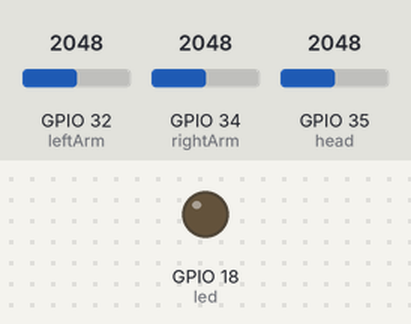
A sketch run on a simulated ESP32. Parts: output pins drawn as LEDs (lit = HIGH). Inputs (shaded band) come from the test bench; at power-on: GPIO 32 (leftArm) = 2048, GPIO 34 (rightArm) = 2048, GPIO 35 (head) = 2048. What the sketch prints to the serial monitor is not drawn.

Above: at 1.2 s.
1.3 s: GPIO 32 (leftArm) set to 2390
At 2.05 s:
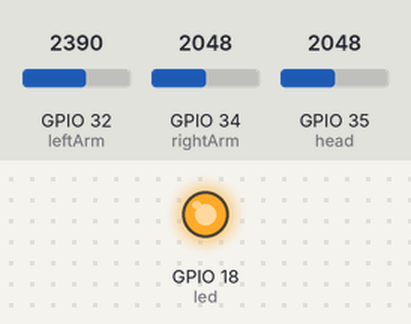
Timing chart, 0 to 10.5 s (numbered marks = the images above; inputs shaded):
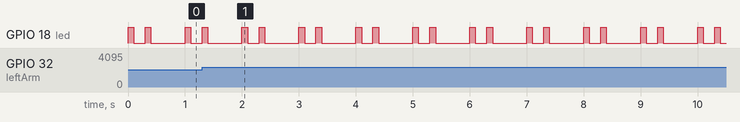

Measured:
- by itself, GPIO 18 (led): repeats every 1.0 s: LOW 0.60 s, HIGH 0.10 s, LOW 0.20 s, HIGH 0.10 s

The sketch:

wifi_comm_esp.ino
```cpp
#include <WiFi.h>
#include <WebServer.h>
#include <WiFiUdp.h>
/*#include <OSCMessage.h>*/


/* Put your SSID & Password */
const char* ssid = "ItaiESP";  // Enter SSID here
const char* password = "computer";  //Enter Password here

/* Put IP Address details */
IPAddress local_ip(192,168,1,1);
IPAddress gateway(192,168,1,1);
IPAddress subnet(255,255,255,0);

WebServer server(80);

WiFiUDP udp;

//pin nums
int rightArm = 34;
int leftArm = 32;
//int rightLeg = 35;//failed: 14 27 25 26 19
//int leftLeg = 23;// failed: 23
int head = 35;
int led = 18;

//variables for pin readings
int leftArmVal = 0;
int rightArmVal = 0;
int leftLegVal = 0;
int rightLegVal = 0;
int headVal = 0;

//for shutting out sensor noise
int dif=0;

//ellapsed time tracker
int msec=0;

void setup() {

  Serial.begin(115200);

  WiFi.softAP(ssid, password);
  WiFi.softAPConfig(local_ip, gateway, subnet);

  server.begin();

  pinMode(leftArm, INPUT);
  pinMode(rightArm, INPUT);
  //pinMode(leftLeg, INPUT);
  //pinMode(rightLeg, INPUT);
  pinMode(head, INPUT);
  pinMode(led, OUTPUT);


}

void loop(){
  //ellapsed time tracker
  msec= millis();

    //only do sensors checks once every second
    if(msec%1000==0){
      sensorCheck(leftArm, leftArmVal, "leftArm");

      sensorCheck(rightArm, rightArmVal, "rightArm");

      //sensorCheck(rightLeg, rightLegVal, "rightLeg");

      //sensorCheck(leftLeg, leftLegVal, "leftLeg");

      sensorCheck(head, headVal, "head");
    }

  //LED heart beat babump
  if(msec%1000<=3 || (msec%1000>=300 && msec%1000<=303)){
  digitalWrite(led, HIGH);
  }
  if((msec%1000>=100 && msec%500 <103)||(msec%1000>=400 && msec%1000<=403)){
    digitalWrite(led,LOW);
  }
}

//UDP protocol
void message(String key, int val){
  udp.beginPacket("192.168.1.2", 57222);
  udp.printf("%s, %i", key, val);
  udp.endPacket();
  //Serial.println("message sent. " + String(key)+ " " + String(val));
  Serial.printf("%s, %i \n", key, val);
}

//sensor check protocol
void sensorCheck (int pin, int val, String pinName){
  dif = analogRead(pin);
      if (dif>2350 || dif <=5){
        dif -= val;

        if(abs(dif) >= 25){
          val += dif;
          message(pinName, val);
        }
      }
}
```
